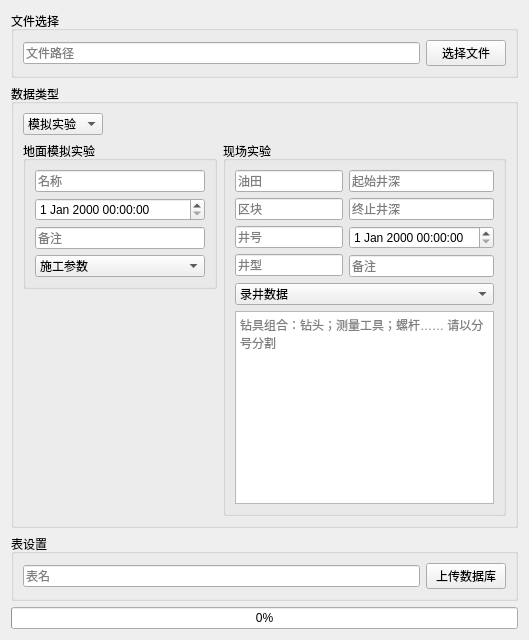
<?xml version="1.0" encoding="UTF-8"?>
<ui version="4.0">
 <class>sqlUpload</class>
 <widget class="QWidget" name="sqlUpload">
  <property name="geometry">
   <rect>
    <x>0</x>
    <y>0</y>
    <width>529</width>
    <height>640</height>
   </rect>
  </property>
  <property name="minimumSize">
   <size>
    <width>0</width>
    <height>0</height>
   </size>
  </property>
  <property name="maximumSize">
   <size>
    <width>16777215</width>
    <height>16777215</height>
   </size>
  </property>
  <property name="windowTitle">
   <string>Form</string>
  </property>
  <layout class="QVBoxLayout" name="verticalLayout_4">
   <item>
    <widget class="QGroupBox" name="groupBox_2">
     <property name="title">
      <string>文件选择</string>
     </property>
     <layout class="QVBoxLayout" name="verticalLayout_2">
      <item>
       <layout class="QHBoxLayout" name="horizontalLayout_2">
        <item>
         <widget class="QLineEdit" name="lE_FilePath">
          <property name="placeholderText">
           <string>文件路径</string>
          </property>
         </widget>
        </item>
        <item>
         <widget class="QPushButton" name="btn_OpenFile">
          <property name="text">
           <string>选择文件</string>
          </property>
         </widget>
        </item>
       </layout>
      </item>
     </layout>
    </widget>
   </item>
   <item>
    <widget class="QGroupBox" name="groupBox_3">
     <property name="title">
      <string>数据类型</string>
     </property>
     <layout class="QVBoxLayout" name="verticalLayout_3">
      <item>
       <layout class="QHBoxLayout" name="horizontalLayout_5">
        <item>
         <widget class="QComboBox" name="cB_DataTypes">
          <property name="minimumSize">
           <size>
            <width>80</width>
            <height>0</height>
           </size>
          </property>
          <item>
           <property name="text">
            <string>模拟实验</string>
           </property>
          </item>
          <item>
           <property name="text">
            <string>现场实验</string>
           </property>
          </item>
         </widget>
        </item>
        <item>
         <spacer name="horizontalSpacer">
          <property name="orientation">
           <enum>Qt::Horizontal</enum>
          </property>
          <property name="sizeHint" stdset="0">
           <size>
            <width>40</width>
            <height>20</height>
           </size>
          </property>
         </spacer>
        </item>
       </layout>
      </item>
      <item>
       <layout class="QHBoxLayout" name="horizontalLayout_3">
        <item>
         <layout class="QVBoxLayout" name="verticalLayout_5">
          <item>
           <widget class="QGroupBox" name="groupBox_4">
            <property name="title">
             <string>地面模拟实验</string>
            </property>
            <layout class="QVBoxLayout" name="verticalLayout_6">
             <item>
              <layout class="QVBoxLayout" name="verticalLayout_7">
               <item>
                <widget class="QLineEdit" name="lineEdit">
                 <property name="placeholderText">
                  <string>名称</string>
                 </property>
                </widget>
               </item>
               <item>
                <widget class="QDateTimeEdit" name="dateTimeEdit_Start_2">
                 <property name="toolTip">
                  <string>开机时间</string>
                 </property>
                </widget>
               </item>
               <item>
                <widget class="QLineEdit" name="lineEdit_2">
                 <property name="placeholderText">
                  <string>备注</string>
                 </property>
                </widget>
               </item>
               <item>
                <widget class="QComboBox" name="comboBox">
                 <item>
                  <property name="text">
                   <string>施工参数</string>
                  </property>
                 </item>
                 <item>
                  <property name="text">
                   <string>近钻头-低频</string>
                  </property>
                 </item>
                 <item>
                  <property name="text">
                   <string>近钻头-高频</string>
                  </property>
                 </item>
                </widget>
               </item>
              </layout>
             </item>
            </layout>
           </widget>
          </item>
          <item>
           <spacer name="verticalSpacer">
            <property name="orientation">
             <enum>Qt::Vertical</enum>
            </property>
            <property name="sizeHint" stdset="0">
             <size>
              <width>20</width>
              <height>40</height>
             </size>
            </property>
           </spacer>
          </item>
         </layout>
        </item>
        <item>
         <widget class="QGroupBox" name="groupBox_5">
          <property name="title">
           <string>现场实验</string>
          </property>
          <layout class="QVBoxLayout" name="verticalLayout_8">
           <item>
            <layout class="QVBoxLayout" name="verticalLayout_9">
             <item>
              <layout class="QHBoxLayout" name="horizontalLayout_4">
               <item>
                <layout class="QVBoxLayout" name="verticalLayout_10">
                 <item>
                  <widget class="QLineEdit" name="lE_OilField">
                   <property name="placeholderText">
                    <string>油田</string>
                   </property>
                  </widget>
                 </item>
                 <item>
                  <widget class="QLineEdit" name="lE_WellBlock">
                   <property name="placeholderText">
                    <string>区块</string>
                   </property>
                  </widget>
                 </item>
                 <item>
                  <widget class="QLineEdit" name="lE_Wellid">
                   <property name="placeholderText">
                    <string>井号</string>
                   </property>
                  </widget>
                 </item>
                 <item>
                  <widget class="QLineEdit" name="lE_WellType">
                   <property name="placeholderText">
                    <string>井型</string>
                   </property>
                  </widget>
                 </item>
                </layout>
               </item>
               <item>
                <layout class="QVBoxLayout" name="verticalLayout_11">
                 <item>
                  <widget class="QLineEdit" name="lE_Wellid_5">
                   <property name="placeholderText">
                    <string>起始井深</string>
                   </property>
                  </widget>
                 </item>
                 <item>
                  <widget class="QLineEdit" name="lE_Wellid_6">
                   <property name="placeholderText">
                    <string>终止井深</string>
                   </property>
                  </widget>
                 </item>
                 <item>
                  <widget class="QDateTimeEdit" name="dateTimeEdit_Start">
                   <property name="toolTip">
                    <string>开机时间</string>
                   </property>
                  </widget>
                 </item>
                 <item>
                  <widget class="QLineEdit" name="lE_Remark">
                   <property name="placeholderText">
                    <string>备注</string>
                   </property>
                  </widget>
                 </item>
                </layout>
               </item>
              </layout>
             </item>
             <item>
              <widget class="QComboBox" name="comboBox_2">
               <item>
                <property name="text">
                 <string>录井数据</string>
                </property>
               </item>
               <item>
                <property name="text">
                 <string>测斜数据</string>
                </property>
               </item>
               <item>
                <property name="text">
                 <string>近钻头-低频</string>
                </property>
               </item>
               <item>
                <property name="text">
                 <string>近钻头-高频</string>
                </property>
               </item>
              </widget>
             </item>
             <item>
              <widget class="QTextEdit" name="textEdit">
               <property name="placeholderText">
                <string>钻具组合：钻头；测量工具；螺杆…… 请以分号分割</string>
               </property>
              </widget>
             </item>
            </layout>
           </item>
          </layout>
         </widget>
        </item>
       </layout>
      </item>
     </layout>
    </widget>
   </item>
   <item>
    <widget class="QGroupBox" name="groupBox">
     <property name="title">
      <string>表设置</string>
     </property>
     <layout class="QVBoxLayout" name="verticalLayout">
      <item>
       <layout class="QHBoxLayout" name="horizontalLayout">
        <item>
         <widget class="QLineEdit" name="lE_TableName">
          <property name="placeholderText">
           <string>表名</string>
          </property>
         </widget>
        </item>
        <item>
         <widget class="QPushButton" name="btn_Upload">
          <property name="text">
           <string>上传数据库</string>
          </property>
         </widget>
        </item>
       </layout>
      </item>
     </layout>
    </widget>
   </item>
   <item>
    <widget class="QProgressBar" name="progressBar">
     <property name="value">
      <number>0</number>
     </property>
    </widget>
   </item>
  </layout>
 </widget>
 <resources/>
 <connections/>
</ui>
